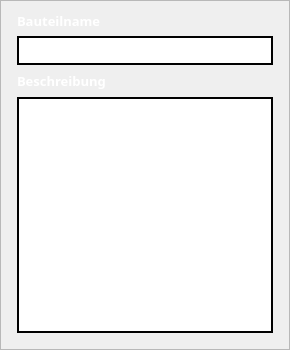
         <widget class="QFrame" name="frame_3">
          <property name="sizePolicy">
           <sizepolicy hsizetype="Expanding" vsizetype="Maximum">
            <horstretch>0</horstretch>
            <verstretch>0</verstretch>
           </sizepolicy>
          </property>
          <property name="minimumSize">
           <size>
            <width>0</width>
            <height>350</height>
           </size>
          </property>
          <property name="styleSheet">
           <string notr="true">QFrame#frame_3{
border-style:outset;
border-width:1px;
border-color:rgb(255, 255, 255);
border-radius:5px;
}</string>
          </property>
          <property name="frameShape">
           <enum>QFrame::StyledPanel</enum>
          </property>
          <property name="frameShadow">
           <enum>QFrame::Sunken</enum>
          </property>
          <layout class="QVBoxLayout" name="verticalLayout_4">
           <item>
            <layout class="QGridLayout" name="gridLayout_5">
             <item row="2" column="1">
              <widget class="QLabel" name="label_18">
               <property name="sizePolicy">
                <sizepolicy hsizetype="Preferred" vsizetype="Preferred">
                 <horstretch>0</horstretch>
                 <verstretch>0</verstretch>
                </sizepolicy>
               </property>
               <property name="font">
                <font>
                 <family>VW Head CarUI</family>
                 <pointsize>10</pointsize>
                 <weight>75</weight>
                 <bold>true</bold>
                </font>
               </property>
               <property name="styleSheet">
                <string notr="true">color:rgb(255,255,255)</string>
               </property>
               <property name="text">
                <string>Beschreibung</string>
               </property>
              </widget>
             </item>
             <item row="3" column="0">
              <spacer name="horizontalSpacer_26">
               <property name="orientation">
                <enum>Qt::Horizontal</enum>
               </property>
               <property name="sizeType">
                <enum>QSizePolicy::Fixed</enum>
               </property>
               <property name="sizeHint" stdset="0">
                <size>
                 <width>5</width>
                 <height>20</height>
                </size>
               </property>
              </spacer>
             </item>
             <item row="3" column="1">
              <widget class="QTextEdit" name="l_baubesch">
               <property name="sizePolicy">
                <sizepolicy hsizetype="Expanding" vsizetype="Expanding">
                 <horstretch>0</horstretch>
                 <verstretch>0</verstretch>
                </sizepolicy>
               </property>
               <property name="minimumSize">
                <size>
                 <width>0</width>
                 <height>0</height>
                </size>
               </property>
               <property name="maximumSize">
                <size>
                 <width>16777215</width>
                 <height>16777215</height>
                </size>
               </property>
               <property name="font">
                <font>
                 <family>VW Head CarUI</family>
                 <pointsize>10</pointsize>
                 <weight>75</weight>
                 <bold>true</bold>
                </font>
               </property>
               <property name="styleSheet">
                <string notr="true">QTextEdit{
background-color:rgb(255, 255, 255);
border-style:solid;
border-width:2px;
border-color: qlineargradient(x1: 0, y1: 0, x2: 0, y2: 1,
                     stop: 0 #c8def3, stop: 0.4 #8daac4,
                     stop: 0.5 #5085b5, stop: 1.0 #226eb3);
}
QTextEdit:hover{
background-color:rgb(255, 255, 255);
border-style:solid;
border-width:2px;
border-color: qlineargradient(x1: 0, y1: 0, x2: 0, y2: 1,
                     stop: 0 #6798c7, stop: 0.4 #6fa3d6,
                     stop: 0.5 #79aee2, stop: 1.0 #c8def3);
}</string>
               </property>
               <property name="html">
                <string>&lt;!DOCTYPE HTML PUBLIC &quot;-//W3C//DTD HTML 4.0//EN&quot; &quot;http://www.w3.org/TR/REC-html40/strict.dtd&quot;&gt;
&lt;html&gt;&lt;head&gt;&lt;meta name=&quot;qrichtext&quot; content=&quot;1&quot; /&gt;&lt;style type=&quot;text/css&quot;&gt;
p, li { white-space: pre-wrap; }
&lt;/style&gt;&lt;/head&gt;&lt;body style=&quot; font-family:'VW Head CarUI'; font-size:10pt; font-weight:600; font-style:normal;&quot;&gt;
&lt;p style=&quot;-qt-paragraph-type:empty; margin-top:0px; margin-bottom:0px; margin-left:0px; margin-right:0px; -qt-block-indent:0; text-indent:0px;&quot;&gt;&lt;br /&gt;&lt;/p&gt;
&lt;p style=&quot;-qt-paragraph-type:empty; margin-top:0px; margin-bottom:0px; margin-left:0px; margin-right:0px; -qt-block-indent:0; text-indent:0px;&quot;&gt;&lt;br /&gt;&lt;/p&gt;&lt;/body&gt;&lt;/html&gt;</string>
               </property>
              </widget>
             </item>
             <item row="2" column="2">
              <spacer name="horizontalSpacer_22">
               <property name="orientation">
                <enum>Qt::Horizontal</enum>
               </property>
               <property name="sizeType">
                <enum>QSizePolicy::Fixed</enum>
               </property>
               <property name="sizeHint" stdset="0">
                <size>
                 <width>5</width>
                 <height>20</height>
                </size>
               </property>
              </spacer>
             </item>
             <item row="1" column="1">
              <widget class="QLineEdit" name="l_bauteil">
               <property name="sizePolicy">
                <sizepolicy hsizetype="Preferred" vsizetype="Preferred">
                 <horstretch>0</horstretch>
                 <verstretch>0</verstretch>
                </sizepolicy>
               </property>
               <property name="minimumSize">
                <size>
                 <width>180</width>
                 <height>0</height>
                </size>
               </property>
               <property name="maximumSize">
                <size>
                 <width>16777215</width>
                 <height>16777215</height>
                </size>
               </property>
               <property name="font">
                <font>
                 <family>VW Head CarUI</family>
                 <pointsize>12</pointsize>
                 <weight>75</weight>
                 <bold>true</bold>
                </font>
               </property>
               <property name="styleSheet">
                <string notr="true">QLineEdit{
background-color:rgb(255, 255, 255);
border-style:solid;
border-width:2px;
border-color: qlineargradient(x1: 0, y1: 0, x2: 0, y2: 1,
                     stop: 0 #c8def3, stop: 0.4 #8daac4,
                     stop: 0.5 #5085b5, stop: 1.0 #226eb3);
}
QLineEdit:hover{
background-color:rgb(255, 255, 255);
border-style:solid;
border-width:2px;
border-color: qlineargradient(x1: 0, y1: 0, x2: 0, y2: 1,
                     stop: 0 #6798c7, stop: 0.4 #6fa3d6,
                     stop: 0.5 #79aee2, stop: 1.0 #c8def3);
}</string>
               </property>
              </widget>
             </item>
             <item row="0" column="1">
              <widget class="QLabel" name="label_14">
               <property name="sizePolicy">
                <sizepolicy hsizetype="Preferred" vsizetype="Preferred">
                 <horstretch>0</horstretch>
                 <verstretch>0</verstretch>
                </sizepolicy>
               </property>
               <property name="font">
                <font>
                 <family>VW Head CarUI</family>
                 <pointsize>10</pointsize>
                 <weight>75</weight>
                 <bold>true</bold>
                </font>
               </property>
               <property name="styleSheet">
                <string notr="true">color:rgb(255,255,255)</string>
               </property>
               <property name="text">
                <string>Bauteilname</string>
               </property>
              </widget>
             </item>
             <item row="4" column="1">
              <spacer name="verticalSpacer_18">
               <property name="orientation">
                <enum>Qt::Vertical</enum>
               </property>
               <property name="sizeType">
                <enum>QSizePolicy::Fixed</enum>
               </property>
               <property name="sizeHint" stdset="0">
                <size>
                 <width>20</width>
                 <height>5</height>
                </size>
               </property>
              </spacer>
             </item>
            </layout>
           </item>
          </layout>
         </widget>
